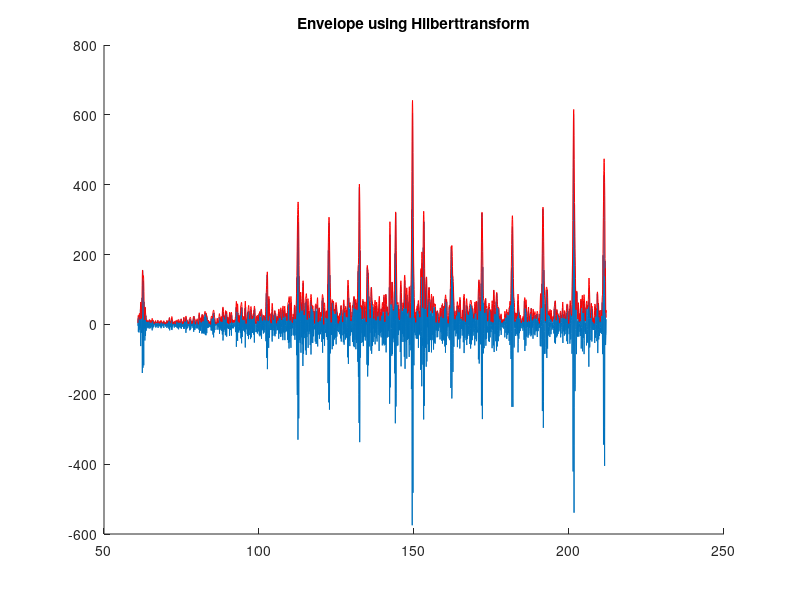
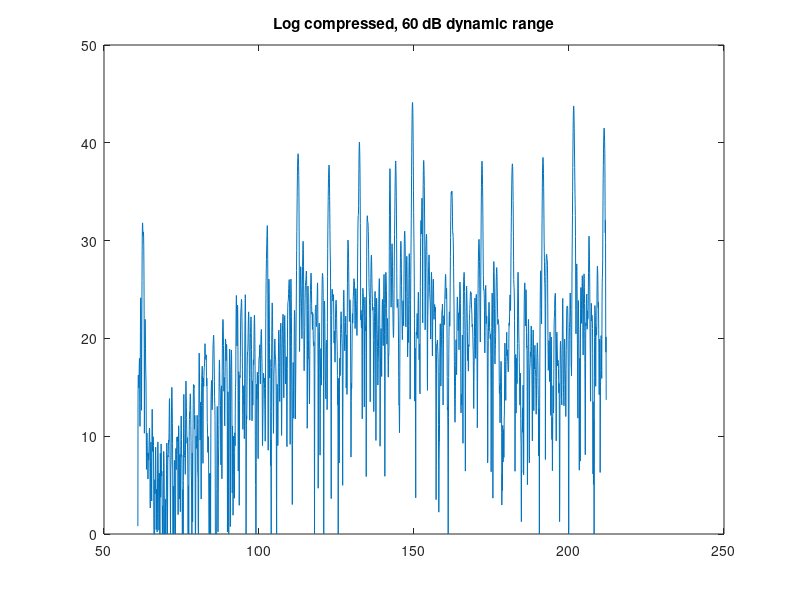

These charts were generated, in order, by the following MATLAB code: (Note: this script raises an error after producing the figures.)
%% Exercise 1: Ultrasound image display
% Demonstration of signal processing involved in ultrasound image display.
% This includes finding the enveloped through a Hilbert transform,
% compressing the data, and making the image interpolation. It also show
% how serveral frames can be combined into one movie.
% Exercise from http://bme.elektro.dtu.dk/31545/?exercises/exercise1/exercise1.html
% Assumes that the field_init routine has been run

%% Initilizing
close all, clear all, clc;
load rf_data_phantom;
RFdata = double(RFdata);

% Calculate the axial axis of the image [mm]
z = start_of_data + ((0:size(RFdata,1)-1).*c_sound)/(2*fs);

centerline=round(size(RFdata,2)/2);

%% Evelope

env = abs(hilbert(RFdata));

figure
hold on
plot(z*1000,RFdata(:,centerline))
plot(z*1000,env(:,centerline),'r')
title('Envelope using Hilberttransform')

%% Compression

env_dB = 20*log10(env/max(max(env))); % decibel scale
env_dB = env_dB-max(max(env_dB))+60; % shift
% env_dB = (env_dB+60).*(env_dB>-60)-60;
env_dB(env_dB<0) = 0; % cut off low values

figure
plot(z*1000,env_dB(:,centerline))
title('Log compressed, 60 dB dynamic range')

% env_gray = 127*(env_dB+60)/60;

%% Interpolation

% Setup parameters for make_tables
start_depth=start_of_data;
image_size=z(end)-start_of_data;
delta_r=c_sound/(2*fs);
N_samples=size(env,1);
theta_start=start_angle;
delta_theta=angle;
N_lines=size(env,2);
scaling=1;
Nz=N_samples;
Nx=N_lines;

% Calculate tables for interpolation
make_tables(start_depth, image_size, start_of_data, delta_r, ...
    N_samples, theta_start, delta_theta, N_lines, scaling, Nz, Nx);
% Calculate image
img_data = make_interpolation(uint32(env_dB));

%% Display

figure
imagesc([],z,img_data)
colormap(gray(128))
